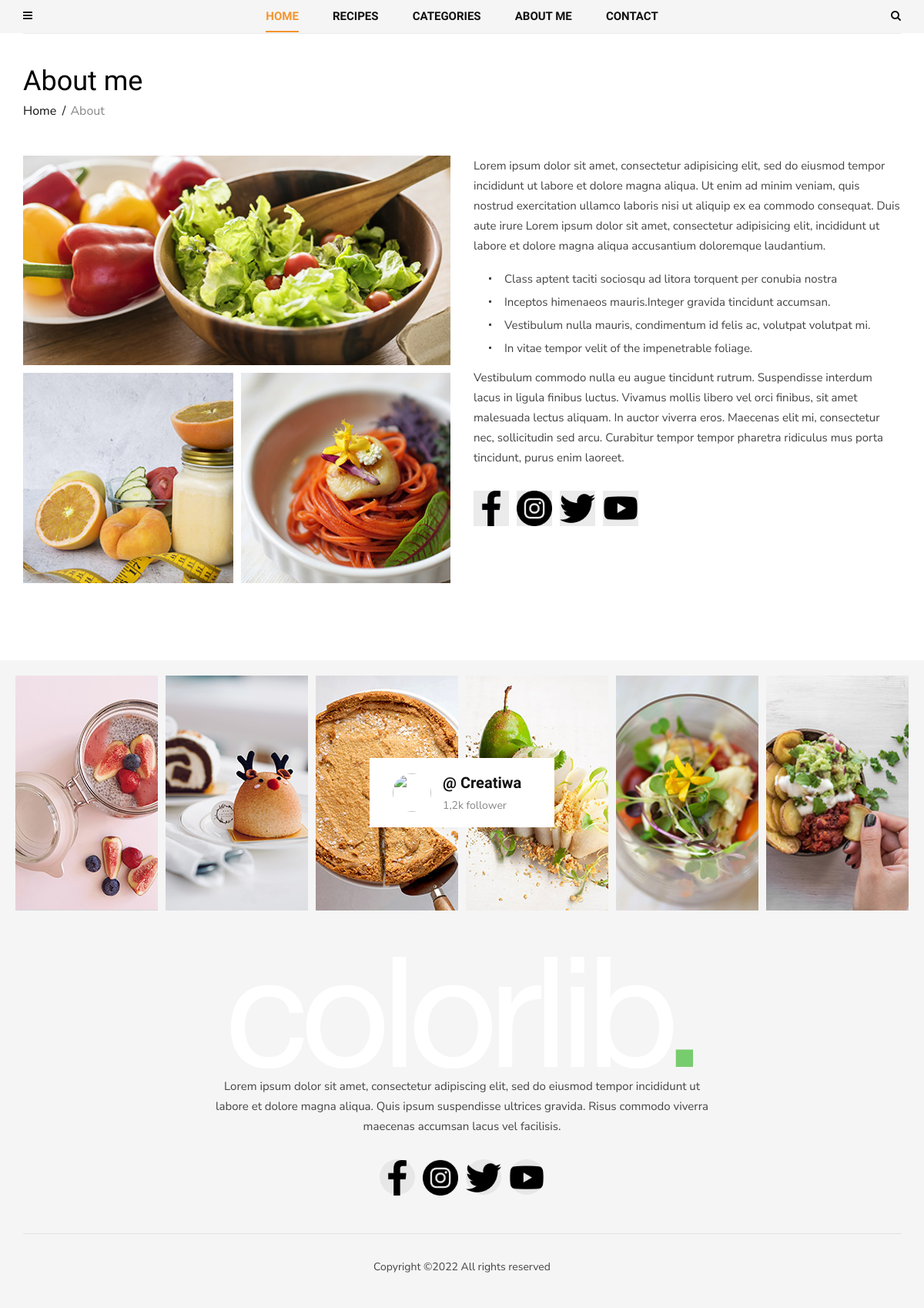
The page /about/ on the database its author committed.
### contact/models.py (models this page shows)
class About(models.Model):
    name = models.CharField(max_length=50, default='')
    text = RichTextField()
    mini_text = RichTextField()
    def get_first_image(self):
        item = self.about_images.first()
        return item.image.url
    def get_images(self):
        return self.about_images.order_by('id')[1:]

class ImageAbout(models.Model):
    image = models.ImageField(upload_to="about/")
    page = models.ForeignKey(About, on_delete=models.CASCADE, related_name="about_images")
    alt = models.CharField(max_length=100)

class Social(models.Model):
    icon = models.FileField(upload_to="icons/")
    name = models.CharField(max_length=200)
    link = models.URLField()

### contact/views.py (the view)
# urls.py: path('about/', views.AboutView.as_view(), name="about"),
class AboutView(View):
    def get(self, request):
        about = About.objects.last()
        return render(request, 'contact/about.html', {"about": about})

### blog/models.py (called while the page is built)
    def get_absolute_url(self):
        return reverse("post_single", kwargs={"slug": self.category.slug, "post_slug": self.slug})

### blog/templatetags/menu_tags.py (called while the page is built)
def get_all_categories():
    return Category.objects.all()

@register.inclusion_tag('blog/include/tags/top_menu.html')
def get_categories():
    category = get_all_categories()
    return {"list_category": category}

@register.inclusion_tag('blog/include/tags/recipes_tag.html')
def get_last_posts():
    posts = Post.objects.select_related("category").order_by("-id")[:5]
    return {"list_last_post": posts}

### contact/templatetags/social_tags.py (called while the page is built)
@register.simple_tag()
def get_social_links():
    return Social.objects.all()

@register.simple_tag()
def get_about():
    return About.objects.last()

### templates/contact/about.html
{% extends 'base.html' %}
{% load social_tags %}
{% block content %}
<section class="about spad">
  <div class="container">
    <div class="about__text">
      <div class="row">
        <div class="col-lg-12">
          <div class="breadcrumb__text">
            <h2>About me</h2>
            <div class="breadcrumb__option">
              <a href="#">Home</a>
              <span>About</span>
            </div>
          </div>
        </div>
      </div>
      <div class="row">
        <div class="col-lg-6">
          <div class="about__pic__item__large">
            <img src="{{ about.get_first_image}}" alt="">
          </div>
          <div class="about__pic">
            {% for item in about.get_images %}
              <div class="about__pic__item">
                <img src="{{ item.image.url }}" alt="{{ item.alt }}">
              </div>
            {% endfor %}
          </div>
        </div>
        <div class="col-lg-6">
          <div class="about__right__text">
            {{ about.text|safe }}
            <div class="about__right__text__social">
              {% get_social_links as social_links %}
              {% for item in social_links %}
                <a href="{{ item.link }}"><img src="{{ item.icon.url }}"></a>
              {% endfor %}
            </div>
          </div>
        </div>
      </div>
    </div>
  </div>
</section>
{% endblock content %}

### templates/footer.html (shortened to what this page needs)
{% load static social_tags cache %}
{% cache 5000 footer %}
<footer class="footer">
  <div class="container-fluid">
    <div class="footer__instagram">
      <div class="footer__instagram__avatar">
        <div class="footer__instagram__avatar--pic">
          <img src="{% static 'img/footer/instagram-avatar.jpg' %}" alt="">
        </div>
        <div class="footer__instagram__avatar--text">
          <h5>@ Creatiwa </h5>
          <span>1,2k follower</span>
        </div>
      </div>
      <div class="row">
        <div class="col-lg-2 col-md-2 col-sm-4 col-6">
          <div class="footer__instagram__item set-bg" data-setbg="{% static 'img/footer/ip-1.jpg' %}"></div>
        </div>
        <div class="col-lg-2 col-md-2 col-sm-4 col-6">
          <div class="footer__instagram__item set-bg" data-setbg="{% static 'img/footer/ip-2.jpg' %}"></div>
        </div>
        <div class="col-lg-2 col-md-2 col-sm-4 col-6">
        </div>
        <div class="col-lg-2 col-md-2 col-sm-4 col-6">
        </div>
        <div class="col-lg-2 col-md-2 col-sm-4 col-6">
          <div class="footer__instagram__item set-bg" data-setbg="{% static 'img/footer/ip-5.jpg' %}"></div>
        </div>
        <div class="col-lg-2 col-md-2 col-sm-4 col-6">
          <div class="footer__instagram__item set-bg" data-setbg="{% static 'img/footer/ip-6.jpg' %}"></div>
        </div>
      </div>
    </div>
  </div>
  <div class="container">
    <div class="row">
      <div class="col-lg-12">
        <div class="footer__text">
          <div class="footer__logo">
            <a href="#"><img src="{% static 'img/logo.png' %}" alt=""></a>
          </div>
          <p>Lorem ipsum dolor sit amet, consectetur adipiscing elit, sed do eiusmod tempor
            incididunt
            ut<br/> labore et dolore magna aliqua. Quis ipsum suspendisse ultrices gravida. Risus
            commodo viverra<br/> maecenas accumsan lacus vel facilisis. </p>
          <div class="footer__social">
              {% get_social_links as social_links %}
              {% for item in social_links %}
                <a href="{{ item.link }}"><img src="{{ item.icon.url }}"></a>
              {% endfor %}
          </div>
        </div>
        <div class="footer__copyright">
          <p>
            Copyright &copy;<script>document.write(new Date().getFullYear());</script>
            All rights reserved
          </p>
        </div>
      </div>
    </div>
  </div>
</footer>
{% endcache %}

### static/css/style.css (style rules this page uses)
html, body { height: 100%; font-family: "Nunito Sans", sans-serif; -webkit-font-smoothing: antialiased; }
h1, h2, h3, h4, h5, h6 { margin: 0; color: #111111; font-weight: 400; font-family: "Unna", serif; }
h2 { font-size: 36px; }
h5 { font-size: 18px; }
p { font-size: 14px; font-family: "Nunito Sans", sans-serif; color: #444444; font-weight: 400; line-height: 26px; margin: 0 0 15px 0; }
img { max-width: 100%; }
ul, ol { padding: 0; margin: 0; }
.set-bg { background-repeat: no-repeat; background-size: cover; background-position: top center; }
.spad { padding-top: 100px; padding-bottom: 100px; }
.breadcrumb__text { margin-bottom: 46px; }
.breadcrumb__text h2 { color: #000000; margin-bottom: 5px; }
.breadcrumb__text .breadcrumb__option a { display: inline-block; font-size: 16px; color: #111111; margin-right: 14px; position: relative; }
.breadcrumb__text .breadcrumb__option a:after { position: absolute; right: -12px; top: 0; content: "/"; }
.breadcrumb__text .breadcrumb__option span { font-size: 16px; color: #888888; }
.footer { background: #f5f5f5; padding-top: 20px; }
.footer__instagram { padding-left: 15px; padding-right: 15px; position: relative; }
.footer__instagram__item { height: 305px; margin-right: -10px !important; margin-left: -10px !important; margin-bottom: 10px; }
.footer__instagram__avatar { display: inline-block; padding: 20px 30px; background: #ffffff; position: absolute; height: 90px; width: 240px; left: 50%; top: 50%; -webkit-transform: translate(-120px, -50px); -ms-transform: translate(-120px, -50px); transform: translate(-120px, -50px); z-index: 1; }
.footer__instagram__avatar .footer__instagram__avatar--pic { float: left; margin-right: 15px; }
.footer__instagram__avatar .footer__instagram__avatar--pic img { height: 50px; width: 50px; border-radius: 50%; }
.footer__instagram__avatar .footer__instagram__avatar--text { overflow: hidden; }
.footer__instagram__avatar .footer__instagram__avatar--text h5 { font-size: 20px; color: #111111; font-weight: 700; margin-bottom: 5px; }
.footer__instagram__avatar .footer__instagram__avatar--text span { font-size: 14px; color: #888888; }
.footer__text { padding: 50px 0; text-align: center; }
.footer__text .footer__logo { margin-bottom: 10px; }
.footer__text .footer__logo a { display: inline-block; }
.footer__text p { font-size: 15px; margin-bottom: 30px; }
.footer__text .footer__social a { display: inline-block; font-size: 16px; color: #111111; height: 46px; width: 46px; background: #e7e7e7; border-radius: 50%; line-height: 46px; text-align: center; -webkit-transition: all, 0.3s; -o-transition: all, 0.3s; transition: all, 0.3s; margin-right: 6px; }
.footer__text .footer__social a:last-child { margin-right: 0; }
.footer__copyright { font-size: 15px; color: #444444; border-top: 1px solid #e1e1e1; text-align: center; padding: 30px 0 25px; }
.about { padding-bottom: 90px; padding-top: 0; }
.about__pic { margin-right: -10px; }
.about__pic__item__large { margin-bottom: 10px; }
.about__pic__item__large img { min-width: 100%; }
.about__pic__item { width: calc(50% - 10px); float: left; margin-right: 10px; margin-bottom: 10px; }
.about__pic__item img { min-width: 100%; }
.about__text { border-top: 1px solid #ebebeb; padding-top: 40px; }
.about__right__text p { font-size: 15px; }
.about__right__text ul { margin-left: 20px; margin-bottom: 10px; }
.about__right__text ul li { list-style: none; font-size: 15px; color: #444444; line-height: 30px; position: relative; padding-left: 20px; }
.about__right__text ul li:before { position: absolute; left: 0; top: 13px; height: 3px; width: 3px; background: #444444; content: ""; }
.about__right__text .about__right__text__social { margin-top: 30px; }
.about__right__text .about__right__text__social a { display: inline-block; font-size: 14px; color: #444444; background: #ebebeb; height: 46px; width: 46px; margin-right: 6px; line-height: 46px; text-align: center; }
.about__right__text .about__right__text__social a:last-child { margin-right: 0; }
@media only screen and (min-width: 1200px) { .container { max-width: 1170px; } }

### rows shown on the page
About: get_first_image (picture), text "Lorem ipsum dolor sit amet, consectetur adipisicing elit, sed do eiusmod tempor incididunt ut labore et dolore magna aliqua. Ut enim ad minim veniam, quis nostrud exercitation ullamco laboris nisi ut aliquip ex ea commodo consequat. Duis aute irure Lorem ipsum dolor sit amet, consectetur adipisicing elit, incididunt ut labore et dolore magna aliqua accusantium doloremque laudantium. Class aptent taciti sociosqu ad litora torquent per conubia nostra Inceptos himenaeos mauris.Integer gravida tincidunt accumsan. Vestibulum nulla mauris, condimentum id felis ac, volutpat volutpat mi. In vitae tempor velit of the impenetrable foliage. Vestibulum commodo nulla eu augue tincidunt rutrum.…"
ImageAbout: image (picture)
ImageAbout: image (picture)
Social: icon (picture)
Social: icon (picture)
Social: icon (picture)
Social: icon (picture)
